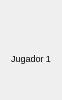
             <widget class="QWidget" name="wd_j1" native="true">
              <property name="sizePolicy">
               <sizepolicy hsizetype="Fixed" vsizetype="Preferred">
                <horstretch>0</horstretch>
                <verstretch>0</verstretch>
               </sizepolicy>
              </property>
              <property name="maximumSize">
               <size>
                <width>60</width>
                <height>16777215</height>
               </size>
              </property>
              <property name="styleSheet">
               <string notr="true"/>
              </property>
              <layout class="QVBoxLayout" name="verticalLayout_7">
               <property name="spacing">
                <number>0</number>
               </property>
               <item>
                <layout class="QVBoxLayout" name="ly_j1">
                 <property name="spacing">
                  <number>0</number>
                 </property>
                 <item alignment="Qt::AlignHCenter|Qt::AlignVCenter">
                  <widget class="QLabel" name="icon_j1">
                   <property name="sizePolicy">
                    <sizepolicy hsizetype="Fixed" vsizetype="Fixed">
                     <horstretch>0</horstretch>
                     <verstretch>0</verstretch>
                    </sizepolicy>
                   </property>
                   <property name="maximumSize">
                    <size>
                     <width>30</width>
                     <height>30</height>
                    </size>
                   </property>
                   <property name="text">
                    <string/>
                   </property>
                   <property name="pixmap">
                    <pixmap>../OneDrive/Escritorio/TF_POO_LOS_8_ESCALONES/vista/img/icono_verde.png</pixmap>
                   </property>
                   <property name="scaledContents">
                    <bool>true</bool>
                   </property>
                  </widget>
                 </item>
                 <item alignment="Qt::AlignHCenter|Qt::AlignVCenter">
                  <widget class="QLabel" name="nombre_j1">
                   <property name="maximumSize">
                    <size>
                     <width>16777215</width>
                     <height>14</height>
                    </size>
                   </property>
                   <property name="font">
                    <font>
                     <pointsize>7</pointsize>
                    </font>
                   </property>
                   <property name="text">
                    <string>Jugador 1</string>
                   </property>
                  </widget>
                 </item>
                 <item>
                  <layout class="QHBoxLayout" name="ly_rondas_j1">
                   <item>
                    <widget class="QLabel" name="r1_j1">
                     <property name="sizePolicy">
                      <sizepolicy hsizetype="Fixed" vsizetype="Fixed">
                       <horstretch>0</horstretch>
                       <verstretch>0</verstretch>
                      </sizepolicy>
                     </property>
                     <property name="maximumSize">
                      <size>
                       <width>15</width>
                       <height>15</height>
                      </size>
                     </property>
                     <property name="text">
                      <string/>
                     </property>
                     <property name="pixmap">
                      <pixmap>../OneDrive/Escritorio/TF_POO_LOS_8_ESCALONES/vista/img/vacio.png</pixmap>
                     </property>
                     <property name="scaledContents">
                      <bool>true</bool>
                     </property>
                    </widget>
                   </item>
                   <item>
                    <widget class="QLabel" name="r2_j1">
                     <property name="sizePolicy">
                      <sizepolicy hsizetype="Fixed" vsizetype="Fixed">
                       <horstretch>0</horstretch>
                       <verstretch>0</verstretch>
                      </sizepolicy>
                     </property>
                     <property name="maximumSize">
                      <size>
                       <width>15</width>
                       <height>15</height>
                      </size>
                     </property>
                     <property name="text">
                      <string/>
                     </property>
                     <property name="pixmap">
                      <pixmap>../OneDrive/Escritorio/TF_POO_LOS_8_ESCALONES/vista/img/vacio.png</pixmap>
                     </property>
                     <property name="scaledContents">
                      <bool>true</bool>
                     </property>
                    </widget>
                   </item>
                  </layout>
                 </item>
                </layout>
               </item>
              </layout>
             </widget>
